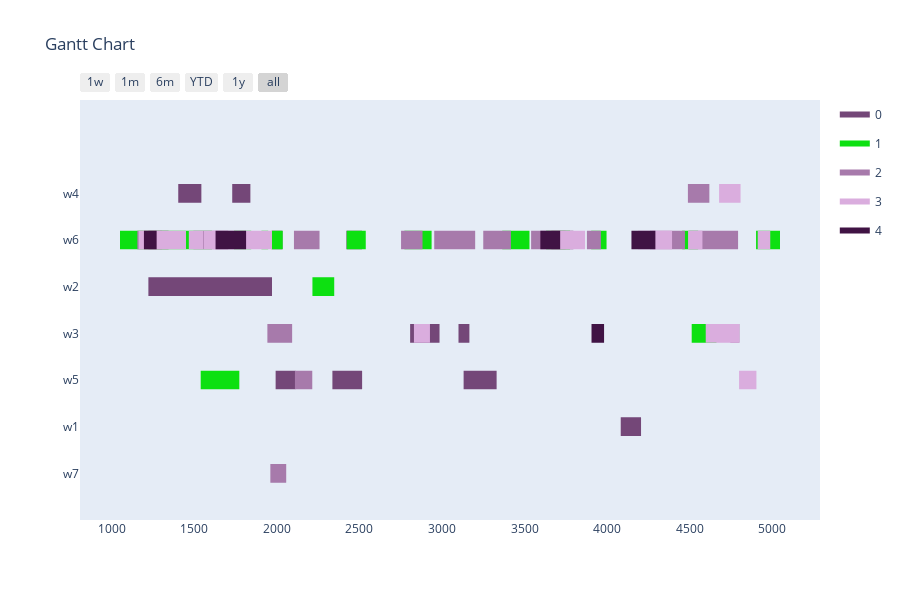

Write notebook code for a chart like this one.
### Code cell
from optimizer_components import map_index_to_operation

earliest_time_slot = 0
last_time_slot = 5000

def feasible(solution):
    j = 0
    for i in range(len(solution)):
        if j == 2:
            # just check if task and workstation do exist
            """if env.get_task(solution[i-2]) is None or env.get_workstation(solution[i-1]) is None:
                return False"""
            if solution[i] < earliest_time_slot:
                return False
            duration = env.get_duration(solution[i-2], solution[i-1])
            if duration == 0: # illegal combination
                return False
            if solution[i] + duration > last_time_slot:
                return False
        j += 1
        if j > 2:
            j = 0
    return True # just testing

def fitness_function(solution, solution_idx):
    fitness = 0
    if feasible(solution):
        min = float('inf')
        max = -float('inf')
        i = 0
        for gene in solution:
            if i == 2:
                if gene < min:
                    min = gene
                duration = env.get_duration(solution[i-2], solution[i-1])
                if gene + duration > max:
                    max = gene + duration
            i += 1
            if i > 2:
                i = 0
        fitness += abs(max - min)
    else:
        fitness = 2 * last_time_slot
    return -fitness

def only_valid_mutation_function(offsprings, ga_instance):
    start_low = ga_instance.gene_space[2]['low']
    start_high = ga_instance.gene_space[2]['high']
    
    for offspring in offsprings:
        j = 0
        for i in range(len(offspring)):
            if j == 0:
                valid_workstations = env.get_valid_workstations(offspring[i])
            if random.random() < 1/len(offspring): # just fix mutation probability for now
                if j == 1:
                    offspring[i] = random.choice(valid_workstations).id
                elif j == 2:
                    offspring[i] = random.randint(start_low, start_high)
            j += 1
            if j > 2:
                j = 0
    return offsprings

def mutation_function(offsprings, ga_instance):
    workstation_low = ga_instance.gene_space[1]['low']
    workstation_high = ga_instance.gene_space[1]['high']
    start_low = ga_instance.gene_space[2]['low']
    start_high = ga_instance.gene_space[2]['high']
    
    for offspring in offsprings:
        j = 0
        for i in range(len(offspring)):
            if random.random() < 1/len(offspring): # just fix mutation probability for now
                if j == 1:
                    offspring[i] = random.randint(workstation_low, workstation_high)
                elif j == 2:
                    offspring[i] = random.randint(start_low, start_high)
            j += 1
            if j > 2:
                j = 0
    return offsprings

flat_input = [item for sublist in input for item in sublist]
num_genes = len(flat_input) * 3
num_generations = 1000
num_parents_mating = 25
sol_per_pop = 50
init_range_low = 0
init_range_high = last_time_slot
parent_selection_type = 'rws'
keep_parents = 1
crossover_type = 'single_point'
#mutation_type = 'random'
#mutation_type = mutation_function
mutation_type = only_valid_mutation_function
mutation_percentage_genes = 10
fitness_func = fitness_function
gene_type = int
gene_space = []
space_tasks = {'low': 0, 'high': len(tasks)-1}#[0, len(tasks)-1]
space_workstations = {'low': 1, 'high': len(workstations)-1}#[0, len(workstations)-1]
space_time = {'low': earliest_time_slot, 'high': last_time_slot}#[earliest_time_slot, last_time_slot]
j = 0
for i in range(num_genes):
    if j == 0:
        gene_space.append(space_tasks)
    elif j == 1:
        gene_space.append(space_workstations)
    else:
        gene_space.append(space_time)
    j += 1
    if j > 2:
        j = 0
ga_instance = pygad.GA(num_generations=num_generations, num_parents_mating=num_parents_mating, fitness_func=fitness_func, sol_per_pop=sol_per_pop, num_genes=num_genes, init_range_low=init_range_low, init_range_high=init_range_high, parent_selection_type=parent_selection_type, keep_parents=keep_parents, crossover_type=crossover_type, mutation_type=mutation_type, mutation_percent_genes=mutation_percentage_genes, gene_type=gene_type, gene_space=gene_space)
ga_instance.run()
solution, solution_fitness, solution_idx = ga_instance.best_solution()
print("Parameters of the best solution : {solution}".format(solution=solution))
print("Fitness value of the best solution = {solution_fitness}".format(solution_fitness=solution_fitness))

workstation_assignments = reformat_pygad_result(solution, orders, env)
visualize(workstation_assignments, [], [], [], num_generations+1)

### Figure 1 — Plotly figure (JSON) as saved in the notebook; plotly's stock layout.template omitted (floating-point values rounded to 4 significant figures; data arrays with more than 128 entries replaced by an {"elided": "..."} marker saying what was removed)
{"data": [{"fill": "toself", "fillcolor": "rgb(116, 71, 120)", "hoverinfo": "name", "legendgroup": "rgb(116, 71, 120)", "mode": "none", "name": "0", "type": "scatter", "x": [1338, 1338, 1338, 1338, 1338, 1795, 1795, 1795, 1795, 1795, 1402, 1542, 1542, 1402, 1402, 1729, 1839, 1839, 1729, 1729, 2421, 2516, 2516, 2421, 2421, 561, 786, 786, 561, 561, 3663, 3796, 3796, 3663, 3663, 1967, 2033, 2033, 1967, 1967, 857, 952, 952, 857, 857, 1221, 1343, 1343, 1221, 1221, 998, 1221, 1221, 998, 998, 2167, 2167, 2167, 2167, 2167, 3100, 3166, 3166, 3100, 3100, 2807, 2985, 2985, 2807, 2807, 3131, 3331, 3331, 3131, 3131, 1992, 2112, 2112, 1992, 1992, 2336, 2516, 2516, 2336, 2336, 4083, 4206, 4206, 4083], "y": [5.8, 5.8, 6.2, 6.2, null, 5.8, 5.8, 6.2, 6.2, null, 5.8, 5.8, 6.2, 6.2, null, 5.8, 5.8, 6.2, 6.2, null, 4.8, 4.8, 5.2, 5.2, null, 4.8, 4.8, 5.2, 5.2, null, 4.8, 4.8, 5.2, 5.2, null, 4.8, 4.8, 5.2, 5.2, null, 4.8, 4.8, 5.2, 5.2, null, 4.8, 4.8, 5.2, 5.2, null, 3.8, 3.8, 4.2, 4.2, null, 3.8, 3.8, 4.2, 4.2, null, 2.8, 2.8, 3.2, 3.2, null, 2.8, 2.8, 3.2, 3.2, null, 1.8, 1.8, 2.2, 2.2, null, 1.8, 1.8, 2.2, 2.2, null, 1.8, 1.8, 2.2, 2.2, null, 0.8, 0.8, 1.2, 1.2]}, {"fill": "toself", "fillcolor": "rgb(13, 224, 17)", "hoverinfo": "name", "legendgroup": "rgb(13, 224, 17)", "mode": "none", "name": "1", "type": "scatter", "x": [1739, 1844, 1844, 1739, 1739, 2772, 2937, 2937, 2772, 2772, 2423, 2538, 2538, 2423, 2423, 755, 850, 850, 755, 755, 197, 342, 342, 197, 197, 3365, 3530, 3530, 3365, 3365, 3634, 3744, 3744, 3634, 3634, 4455, 4552, 4552, 4455, 4455, 3909, 3974, 3974, 3909, 3909, 3904, 3997, 3997, 3904, 3904, 1606, 1791, 1791, 1606, 1606, 4903, 5048, 5048, 4903, 4903, 1773, 1906, 1906, 1773, 1773, 876, 1049, 1049, 876, 876, 3631, 3776, 3776, 3631, 3631, 2815, 2920, 2920, 2815, 2815, 1947, 2035, 2035, 1947, 1947, 2215, 2347, 2347, 2215, 2215, 4513, 4663, 4663, 4513, 4513, 1538, 1678, 1678, 1538, 1538, 1662, 1772, 1772, 1662], "y": [4.8, 4.8, 5.2, 5.2, null, 4.8, 4.8, 5.2, 5.2, null, 4.8, 4.8, 5.2, 5.2, null, 4.8, 4.8, 5.2, 5.2, null, 4.8, 4.8, 5.2, 5.2, null, 4.8, 4.8, 5.2, 5.2, null, 4.8, 4.8, 5.2, 5.2, null, 4.8, 4.8, 5.2, 5.2, null, 4.8, 4.8, 5.2, 5.2, null, 4.8, 4.8, 5.2, 5.2, null, 4.8, 4.8, 5.2, 5.2, null, 4.8, 4.8, 5.2, 5.2, null, 4.8, 4.8, 5.2, 5.2, null, 4.8, 4.8, 5.2, 5.2, null, 4.8, 4.8, 5.2, 5.2, null, 4.8, 4.8, 5.2, 5.2, null, 4.8, 4.8, 5.2, 5.2, null, 3.8, 3.8, 4.2, 4.2, null, 2.8, 2.8, 3.2, 3.2, null, 1.8, 1.8, 2.2, 2.2, null, 1.8, 1.8, 2.2, 2.2]}, {"fill": "toself", "fillcolor": "rgb(167, 122, 171)", "hoverinfo": "name", "legendgroup": "rgb(167, 122, 171)", "mode": "none", "name": "2", "type": "scatter", "x": {"elided": "134 int values"}, "y": {"elided": "134 float values"}}, {"fill": "toself", "fillcolor": "rgb(218, 173, 222)", "hoverinfo": "name", "legendgroup": "rgb(218, 173, 222)", "mode": "none", "name": "3", "type": "scatter", "x": [4679, 4809, 4809, 4679, 4679, 1558, 1688, 1688, 1558, 1558, 4274, 4394, 4394, 4274, 4274, 1449, 1689, 1689, 1449, 1449, 3706, 3860, 3860, 3706, 3706, 3780, 3867, 3867, 3780, 3780, 952, 1162, 1162, 952, 952, 1466, 1554, 1554, 1466, 1466, 4913, 4989, 4989, 4913, 4913, 3650, 3773, 3773, 3650, 3650, 4187, 4263, 4263, 4187, 4187, 4491, 4578, 4578, 4491, 4491, 871, 927, 927, 871, 871, 4598, 4674, 4674, 4598, 4598, 4624, 4802, 4802, 4624, 4624, 2830, 2927, 2927, 2830, 2830, 658, 778, 778, 658, 658, 4800, 4905, 4905, 4800], "y": [5.8, 5.8, 6.2, 6.2, null, 4.8, 4.8, 5.2, 5.2, null, 4.8, 4.8, 5.2, 5.2, null, 4.8, 4.8, 5.2, 5.2, null, 4.8, 4.8, 5.2, 5.2, null, 4.8, 4.8, 5.2, 5.2, null, 4.8, 4.8, 5.2, 5.2, null, 4.8, 4.8, 5.2, 5.2, null, 4.8, 4.8, 5.2, 5.2, null, 4.8, 4.8, 5.2, 5.2, null, 4.8, 4.8, 5.2, 5.2, null, 4.8, 4.8, 5.2, 5.2, null, 4.8, 4.8, 5.2, 5.2, null, 2.8, 2.8, 3.2, 3.2, null, 2.8, 2.8, 3.2, 3.2, null, 2.8, 2.8, 3.2, 3.2, null, 1.8, 1.8, 2.2, 2.2, null, 1.8, 1.8, 2.2, 2.2]}, {"fill": "toself", "fillcolor": "rgb(64, 19, 68)", "hoverinfo": "name", "legendgroup": "rgb(64, 19, 68)", "mode": "none", "name": "4", "type": "scatter", "x": [1194, 1271, 1271, 1194, 1194, 3596, 3716, 3716, 3596, 3596, 4148, 4293, 4293, 4148, 4148, 1628, 1813, 1813, 1628, 1628, 367, 452, 452, 367, 367, 3906, 3982, 3982, 3906], "y": [4.8, 4.8, 5.2, 5.2, null, 4.8, 4.8, 5.2, 5.2, null, 4.8, 4.8, 5.2, 5.2, null, 4.8, 4.8, 5.2, 5.2, null, 4.8, 4.8, 5.2, 5.2, null, 2.8, 2.8, 3.2, 3.2]}, {"legendgroup": "rgb(116, 71, 120)", "marker": {"color": "rgb(116, 71, 120)", "opacity": 0, "size": 1}, "mode": "markers", "name": "", "showlegend": false, "text": [null, null, null, null, null, null, null, null, null, null, null, null, null, null, null, null, null, null, null, null, null, null, null, null, null, null, null, null, null, null, null, null, null, null, null, null], "type": "scatter", "x": [1338, 1338, 1795, 1795, 1402, 1542, 1729, 1839, 2421, 2516, 561, 786, 3663, 3796, 1967, 2033, 857, 952, 1221, 1343, 998, 1221, 2167, 2167, 3100, 3166, 2807, 2985, 3131, 3331, 1992, 2112, 2336, 2516, 4083, 4206], "y": [6, 6, 6, 6, 6, 6, 6, 6, 5, 5, 5, 5, 5, 5, 5, 5, 5, 5, 5, 5, 4, 4, 4, 4, 3, 3, 3, 3, 2, 2, 2, 2, 2, 2, 1, 1]}, {"legendgroup": "rgb(13, 224, 17)", "marker": {"color": "rgb(13, 224, 17)", "opacity": 0, "size": 1}, "mode": "markers", "name": "", "showlegend": false, "text": [null, null, null, null, null, null, null, null, null, null, null, null, null, null, null, null, null, null, null, null, null, null, null, null, null, null, null, null, null, null, null, null, null, null, null, null, null, null, null, null, null, null], "type": "scatter", "x": [1739, 1844, 2772, 2937, 2423, 2538, 755, 850, 197, 342, 3365, 3530, 3634, 3744, 4455, 4552, 3909, 3974, 3904, 3997, 1606, 1791, 4903, 5048, 1773, 1906, 876, 1049, 3631, 3776, 2815, 2920, 1947, 2035, 2215, 2347, 4513, 4663, 1538, 1678, 1662, 1772], "y": [5, 5, 5, 5, 5, 5, 5, 5, 5, 5, 5, 5, 5, 5, 5, 5, 5, 5, 5, 5, 5, 5, 5, 5, 5, 5, 5, 5, 5, 5, 5, 5, 5, 5, 4, 4, 3, 3, 2, 2, 2, 2]}, {"legendgroup": "rgb(167, 122, 171)", "marker": {"color": "rgb(167, 122, 171)", "opacity": 0, "size": 1}, "mode": "markers", "name": "", "showlegend": false, "text": [null, null, null, null, null, null, null, null, null, null, null, null, null, null, null, null, null, null, null, null, null, null, null, null, null, null, null, null, null, null, null, null, null, null, null, null, null, null, null, null, null, null, null, null, null, null, null, null, null, null, null, null, null, null], "type": "scatter", "x": [570, 700, 4490, 4620, 60, 60, 3540, 3660, 2953, 3058, 1548, 1705, 4260, 4384, 2147, 2213, 1494, 1580, 3113, 3201, 4317, 4472, 3594, 3749, 2752, 2882, 4614, 4734, 1154, 1304, 2103, 2239, 3878, 3963, 4699, 4794, 839, 901, 4495, 4640, 3250, 3418, 3052, 3182, 2211, 2258, 1942, 2092, 4747, 4802, 2109, 2214, 1960, 2056], "y": [6, 6, 6, 6, 6, 6, 5, 5, 5, 5, 5, 5, 5, 5, 5, 5, 5, 5, 5, 5, 5, 5, 5, 5, 5, 5, 5, 5, 5, 5, 5, 5, 5, 5, 5, 5, 5, 5, 5, 5, 5, 5, 5, 5, 5, 5, 3, 3, 3, 3, 2, 2, 0, 0]}, {"legendgroup": "rgb(218, 173, 222)", "marker": {"color": "rgb(218, 173, 222)", "opacity": 0, "size": 1}, "mode": "markers", "name": "", "showlegend": false, "text": [null, null, null, null, null, null, null, null, null, null, null, null, null, null, null, null, null, null, null, null, null, null, null, null, null, null, null, null, null, null, null, null, null, null, null, null], "type": "scatter", "x": [4679, 4809, 1558, 1688, 4274, 4394, 1449, 1689, 3706, 3860, 3780, 3867, 952, 1162, 1466, 1554, 4913, 4989, 3650, 3773, 4187, 4263, 4491, 4578, 871, 927, 4598, 4674, 4624, 4802, 2830, 2927, 658, 778, 4800, 4905], "y": [6, 6, 5, 5, 5, 5, 5, 5, 5, 5, 5, 5, 5, 5, 5, 5, 5, 5, 5, 5, 5, 5, 5, 5, 5, 5, 3, 3, 3, 3, 3, 3, 2, 2, 2, 2]}, {"legendgroup": "rgb(64, 19, 68)", "marker": {"color": "rgb(64, 19, 68)", "opacity": 0, "size": 1}, "mode": "markers", "name": "", "showlegend": false, "text": [null, null, null, null, null, null, null, null, null, null, null, null], "type": "scatter", "x": [1194, 1271, 3596, 3716, 4148, 4293, 1628, 1813, 367, 452, 3906, 3982], "y": [5, 5, 5, 5, 5, 5, 5, 5, 5, 5, 3, 3]}], "layout": {"height": 600, "hovermode": "closest", "showlegend": true, "title": {"text": "Gantt Chart"}, "xaxis": {"rangeselector": {"buttons": [{"count": 7, "label": "1w", "step": "day", "stepmode": "backward"}, {"count": 1, "label": "1m", "step": "month", "stepmode": "backward"}, {"count": 6, "label": "6m", "step": "month", "stepmode": "backward"}, {"count": 1, "label": "YTD", "step": "year", "stepmode": "todate"}, {"count": 1, "label": "1y", "step": "year", "stepmode": "backward"}, {"step": "all"}]}, "showgrid": false, "type": "date", "zeroline": false}, "yaxis": {"autorange": false, "range": [-1, 8], "showgrid": false, "ticktext": ["w7", "w1", "w5", "w3", "w2", "w6", "w4"], "tickvals": [0, 1, 2, 3, 4, 5, 6], "zeroline": false}}}
